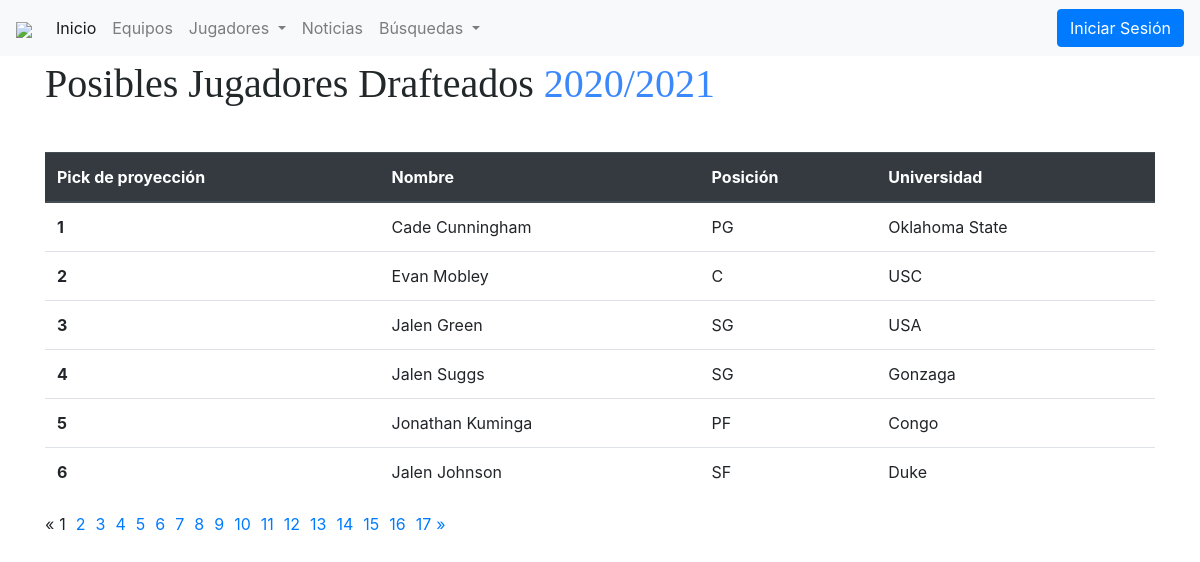
Page /drafteados/ on the earlier database version.
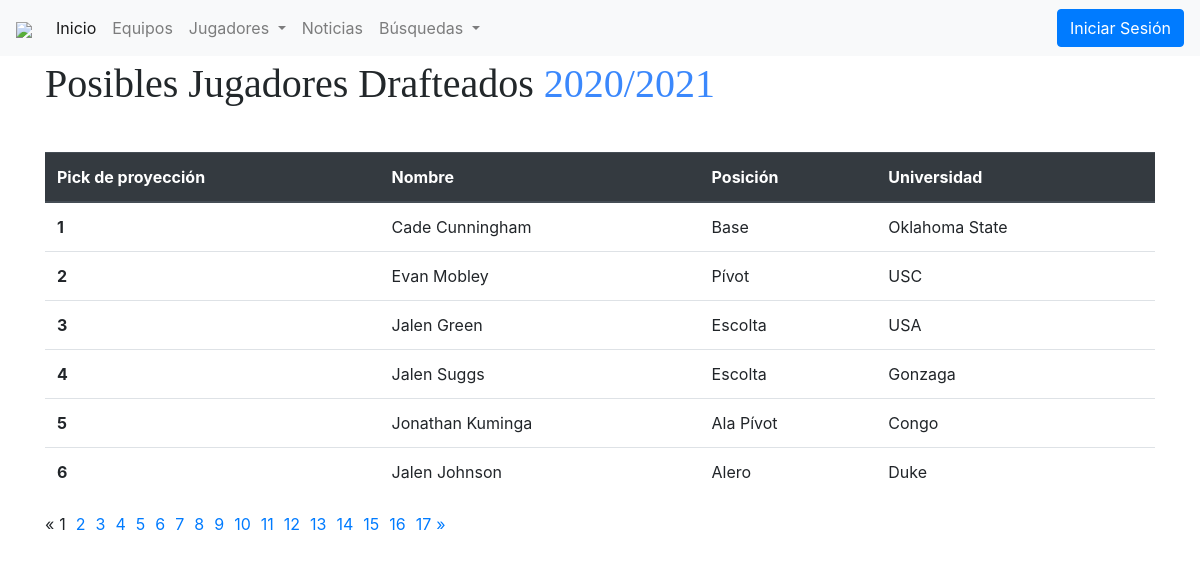
Same page on the later database version.
### main/models.py (models this page shows, shortened)
class Drafteado(models.Model):
    nombreJugador = models.CharField(max_length=64, default="nul")
    posicionJugador = models.CharField(PosicionDraft,max_length=64, default="nul")
    universidad = models.CharField(max_length=256, default="nul")
    pickJugador = models.IntegerField(default=0)

### main/views.py (the view)
# urls.py: path('drafteados/', views.lista_drafteados),
def lista_drafteados(request):
    drafteados_list=Drafteado.objects.all()
    page = request.GET.get('page', 1)
    paginator = Paginator(drafteados_list, 6)
    try:
        drafteados = paginator.page(page)
    except PageNotAnInteger:
        drafteados = paginator.page(1)
    except EmptyPage:
        drafteados = paginator.page(paginator.num_pages)
    return render(request, 'drafteados.html', { 'drafteados': drafteados })

### main/templates/drafteados.html (shortened to what this page needs)
{% extends 'base.html' %}
  {% block contenido %}
  <body>
    <main class="main">
        <div class="container">
            <div class="inner__headings">
            <h3 class="inner__head">Posibles Jugadores Drafteados <span class="inner__clr">2020/2021</span></h3>
            </div>
            <table class="table">
                <thead class="thead-dark">
                <tr>
                    <th scope="col">Pick de proyección</th>
                    <th scope="col">Nombre</th>
                    <th scope="col">Posición</th>
                    <th scope="col">Universidad</th>
                </tr>
                </thead>
                <tbody>
                {% for row in drafteados %}
                <tr>
                    <th>{{row.pickJugador}}</th>
                    <td>{{row.nombreJugador}}</td>
                    <td>{{row.posicionJugador}}</td>
                    <td>{{row.universidad}}</td>
                </tr>
                {% endfor %}
                </tbody>
            </table>
            {% if drafteados.has_other_pages %}
            <ul class="pagination">
                {% if drafteados.has_previous %}
                <li><a href="?page={{ drafteados.previous_page_number }}">&laquo;</a></li>
                {% else %}
                <li class="disabled"><span>&laquo;</span></li>
                {% endif %}
                {% for i in drafteados.paginator.page_range %}
                {% if drafteados.number == i %}
                    <li style="margin-right: 5px; margin-left: 5px;" class="active"><span>{{ i }} <span class="sr-only">(current)</span></span></li>
                {% else %}
                    <li style="margin-right: 5px; margin-left: 5px;"><a href="?page={{ i }}">{{ i }}</a></li>
                {% endif %}
                {% endfor %}
                {% if drafteados.has_next %}
                <li ><a  href="?page={{ drafteados.next_page_number }}">&raquo;</a></li>
                {% else %}
                <li class="disabled"><span>&raquo;</span></li>
                {% endif %}
            </ul>
            {% endif %}
  </div>
  </main>
  </body>
  {% endblock %}

### main/templates/base.html (shortened to what this page needs)
<!DOCTYPE html>
<html lang='es'>
<head>
  {% load bootstrap4 %}
  {% bootstrap_css %}
</head>
<body>
  <nav class="navbar navbar-expand-lg navbar-light bg-light">
    <a class="navbar-brand" href="/"><img src="https://images.vexels.com/media/users/3/131556/isolated/preview/904af0f5df4690d4236d521bb141b97f-logo-de-nba-by-vexels.png" style="width: 50px;" /></a>
    <div class="collapse navbar-collapse" id="navbarNavDropdown">
      <ul class="navbar-nav navbar-nav mr-auto mt-2 mt-lg-0">
        <li class="nav-item active">
          <a class="nav-link" href="/">Inicio <span class="sr-only">(current)</span></a>
        </li>
        <li class="nav-item">
          <a class="nav-link" href="/equipos">Equipos</a>
        </li>
        <li class="nav-item dropdown">
          <a class="nav-link dropdown-toggle" href="#" id="navbarDropdownMenuLink" data-toggle="dropdown" aria-haspopup="true" aria-expanded="false">
            Jugadores
          </a>
        </li>
        <li class="nav-item">
          <a class="nav-link" href="/noticias">Noticias</a>
        </li>
        <li class="nav-item dropdown">
         <a class="nav-link dropdown-toggle" href="#" id="navbarDropdownMenuLink" data-toggle="dropdown" aria-haspopup="true" aria-expanded="false">
           Búsquedas
         </a>
       </li>
      </ul>
      <form class="form-inline my-2 my-lg-0">
         {% if request.user.is_staff or es_admin %}
         <button class="btn btn-success"><a style="color:#ffffff; text-decoration: none;"  href="/logout">Cerrar Sesión</a></button>
         {% else %}
         <button class="btn btn-primary"><a  style="color:#ffffff; text-decoration: none;" href="/login">Iniciar Sesión</a></button>
         {% endif %}
       </form>
    </div>
  </nav>
  <section>
    {% block contenido %}{% endblock %}
  </section>
</body>
</html>

Differences in the rows shown:
removed Drafteado: pickJugador "1", nombreJugador "Cade Cunningham", posicionJugador "PG", universidad "Oklahoma State"
removed Drafteado: pickJugador "2", nombreJugador "Evan Mobley", posicionJugador "C", universidad "USC"
removed Drafteado: pickJugador "3", nombreJugador "Jalen Green", posicionJugador "SG", universidad "USA"
removed Drafteado: pickJugador "4", nombreJugador "Jalen Suggs", posicionJugador "SG", universidad "Gonzaga"
removed Drafteado: pickJugador "5", nombreJugador "Jonathan Kuminga", posicionJugador "PF", universidad "Congo"
removed Drafteado: pickJugador "6", nombreJugador "Jalen Johnson", posicionJugador "SF", universidad "Duke"
added Drafteado: pickJugador "1", nombreJugador "Cade Cunningham", posicionJugador "Base", universidad "Oklahoma State"
added Drafteado: pickJugador "2", nombreJugador "Evan Mobley", posicionJugador "Pívot", universidad "USC"
added Drafteado: pickJugador "3", nombreJugador "Jalen Green", posicionJugador "Escolta", universidad "USA"
added Drafteado: pickJugador "4", nombreJugador "Jalen Suggs", posicionJugador "Escolta", universidad "Gonzaga"
added Drafteado: pickJugador "5", nombreJugador "Jonathan Kuminga", posicionJugador "Ala Pívot", universidad "Congo"
added Drafteado: pickJugador "6", nombreJugador "Jalen Johnson", posicionJugador "Alero", universidad "Duke"
